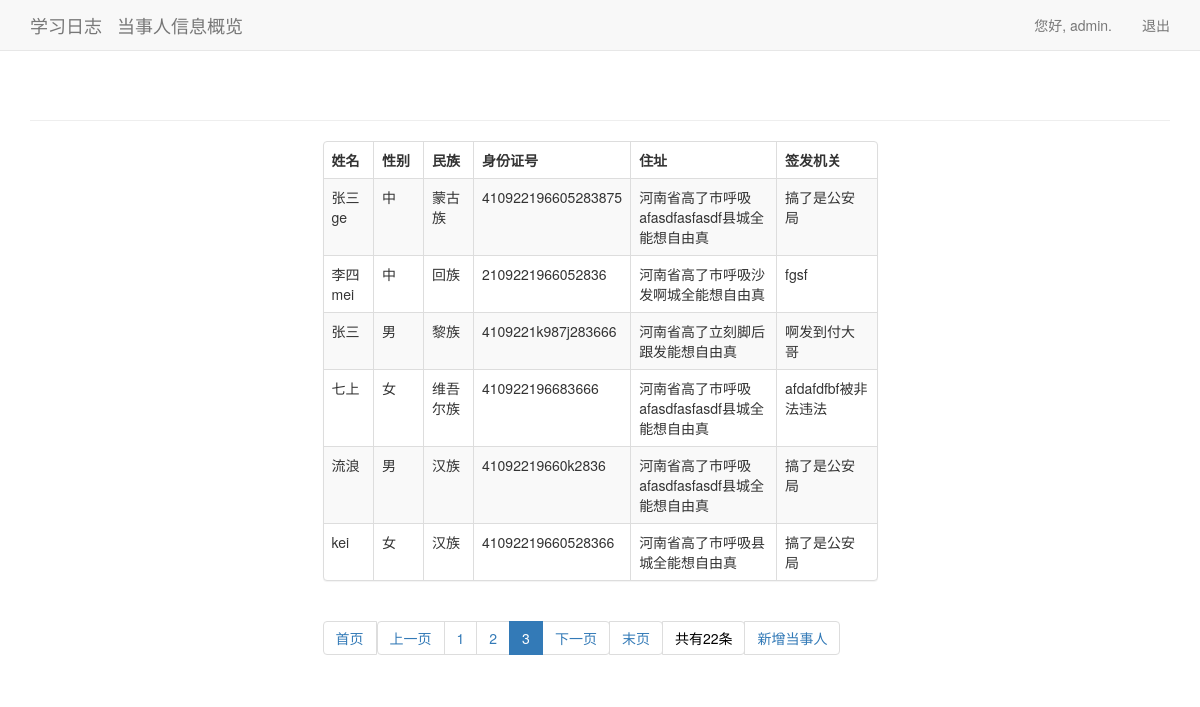
/make_document/dis_people?page=3 (signed in), run on an earlier commit of the app's database.
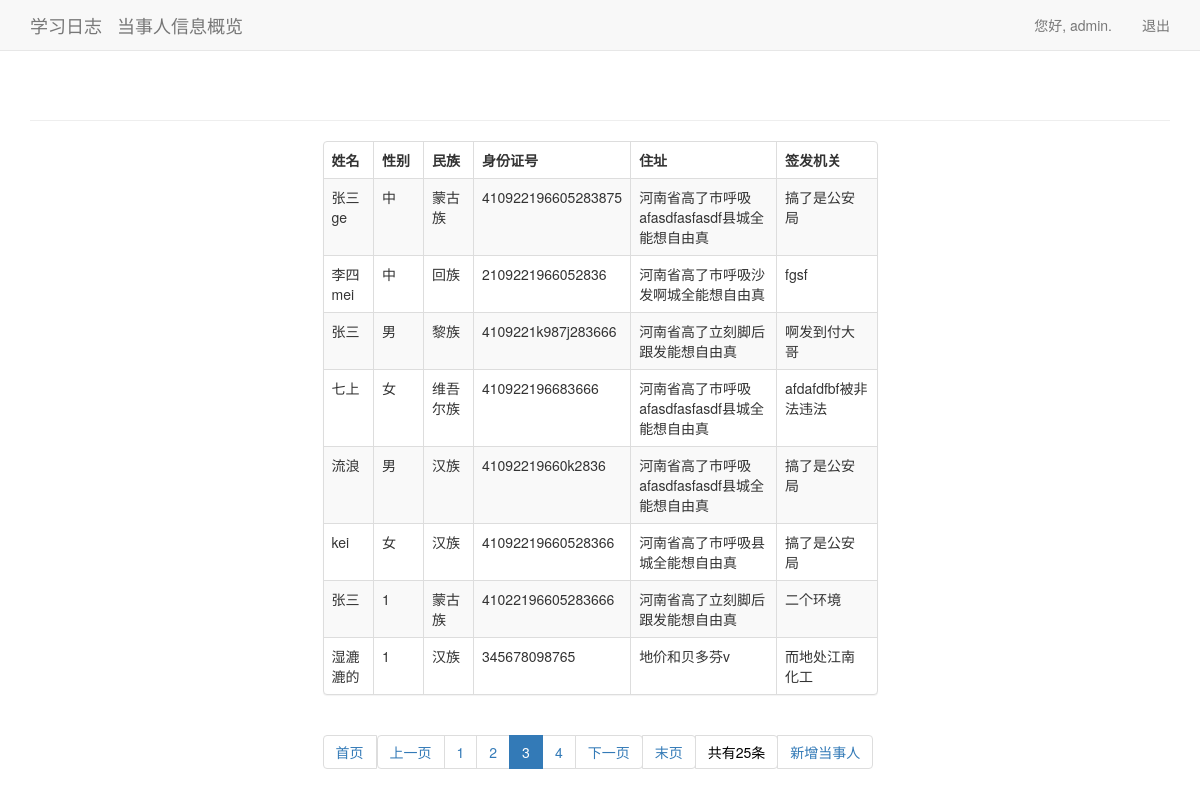
And on a later commit of the database.
### make_document/models.py (models this page shows, shortened)
class NaturalPerson(models.Model):
    name = models.CharField(max_length=50)
    sex = models.IntegerField(choices=((1, '男'), (2, '女')))
    nation = models.CharField(max_length=20)
    id = models.CharField(max_length=18, primary_key=True)
    addr = models.CharField(max_length=200)
    sio = models.CharField(max_length=100, db_column='signing_and_issuing_organization')
    date_added = models.DateTimeField(auto_now_add=True)

### make_document/views.py (the view, shortened to what this page needs)
# urls.py: url('dis_people', views.dis_people, name='dis_people'),
@login_required()
def dis_people(request):
    people = NaturalPerson.objects.all().order_by('date_added')
    paginator = Paginator(people, 8)
    pag_num = paginator.num_pages
    curuent_page_num = int(request.GET.get('page', 1))
    curuent_page = paginator.page(curuent_page_num)
    if pag_num < 11:
        pag_range = paginator.page_range
    context = {'people': people, "pagintor": paginator, "current_Page": curuent_page,
                 "current_Page_num": curuent_page_num, "pag_range": pag_range,
               'people_num': paginator.count, 'page_num': paginator.num_pages}
    return render(request, 'make_document/dis_people.html', context)

### make_document/templates/make_document/dis_people.html (shortened to what this page needs)
{% extends "make_document/base.html" %}
{% load bootstrap3 %}
{% block content %}
    <div class="row">
        <div class="col-xs-6 col-xs-offset-3 col-md-6 col-md-offset-3">
            <div class="panel panel-default">
                <table class="table table-striped table-bordered table-hover">
                    <thead>
                    <tr>
                        <th width="50">姓名</th>
                        <th width="50">性别</th>
                        <th width="50">民族</th>
                        <th>身份证号</th>
                        <th>住址</th>
                        <th width="100">签发机关</th>
                    </tr>
                    </thead>
                    <tbody>
                    {% for people in current_Page %}
                        <tr>
                            <td>{{ people.name }}</td>
                            <td>{{ people.sex }}</td>
                            <td>{{ people.nation }}</td>
                            <td>{{ people.id }}</td>
                            <td>{{ people.addr }}</td>
                            <td>{{ people.sio }}</td>
                        </tr>
                    {% endfor %}
                    </tbody>
                </table>
            </div>
            <div>
                <nav aria-label="Page navigation">
                    <ul class="pagination">
                        {% if not current_Page.has_previous %}
                            <li class="disable">
                                <a href="?page=1">
                                    <span>首页</span>
                                </a>
                                <a href="#" aria-label="Previous">
                                    <span aria-hidden="true">上一页</span>
                                </a>
                            </li>
                        {% else %}
                            <li>
                                <a href="?page=1">
                                    <span>首页</span>
                                </a>
                                <a href="?page={{ current_Page.previous_page_number }}" aria-label="Previous">
                                    <span aria-hidden="true">上一页</span>
                                </a>
                            </li>
                        {% endif %}
                        {% for page_range in pag_range %}
                            {% if current_Page_num == page_range %}
                                <li class="active"><a href="?page={{ page_range }}">{{ page_range }}</a></li>
                            {% else %}
                                <li><a href="?page={{ page_range }}">{{ page_range }}</a></li>
                            {% endif %}
                        {% endfor %}
                        {% if not current_Page.has_next %}
                            <li class="disable">
                                <a href="?page={{ current_Page_num }}" aria-label="Next">
                                    <span aria-hidden="true">下一页</span>
                                </a>
                                <a href="?page={{ page_num }}">末页</a>
                                <span style="color: black">共有{{ people_num }}条</span>
                                <a href="{% url 'make_document:add_people' %}">新增当事人</a>
                            </li>
                        {% else %}
                            <li>
                                <a href="?page={{ current_Page.next_page_number }}" aria-label="Next">
                                    <span aria-hidden="true">下一页</span>
                                </a>
                                <a href="?page={{ page_num }}">末页</a>
                                <span style="color: black">共有{{ people_num }}条</span>
                                <a href="{% url 'make_document:add_people' %}">新增当事人</a>
                            </li>
                        {% endif %}
                    </ul>
                </nav>
            </div>
        </div>
    </div>
{% endblock content %}

### make_document/templates/make_document/base.html (shortened to what this page needs)
{% load bootstrap3 %}
<!DOCTYPE html>
<html lang="en">
<head>
    {% bootstrap_css %}
</head>
<body>
<nav class="navbar navbar-default navbar-static-top">
    <div class="container">
        <div class="navbar-header">
            <a class="navbar-brand" href="{% url 'app01:index' %}">
                学习日志</a>
        </div>
        <div>
            <a class="navbar-brand" href="{% url 'make_document:dis_people' %}">当事人信息概览</a>
        </div>
        <div id="navbar" class="navbar-collapse collapse">
            <ul class="nav navbar-nav navbar-right">
                {% if user.is_authenticated %}
                    <li><a>您好, {{ user.username }}.</a></li>
                    <li><a href="{% url 'users:logout' %}">退出</a></li>
                {% else %}
                    <li><a href="{% url 'users:register' %}">注册</a></li>
                    <li><a href="{% url 'users:login' %}">登录</a></li>
                {% endif %}
            </ul>
        </div>
    </div>
</nav>
<div class="container">
    <div class="page-header">
    </div>
    <div>
        {% block content %}{% endblock content %}
    </div>
</div>
</body>
</html>

What changed in the data, as far as the page shows it:
added NaturalPerson: name "张三", sex "1", nation "蒙古族", id "41022196605283666", addr "河南省高了立刻脚后跟发能想自由真", sio "二个环境"
added NaturalPerson: name "湿漉漉的", sex "1", nation "汉族", id "345678098765", addr "地价和贝多芬v", sio "而地处江南化工"
Also different on the page:
{{ people_num }}: (not shown) → "25"
{{ people_num }}: "22" → (not shown)
new list line: "4"
